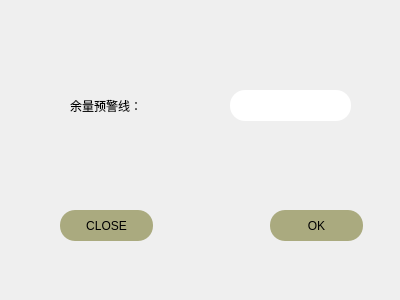
<?xml version="1.0" encoding="UTF-8"?>
<ui version="4.0">
 <class>warning_line</class>
 <widget class="QDialog" name="warning_line">
  <property name="geometry">
   <rect>
    <x>0</x>
    <y>0</y>
    <width>400</width>
    <height>300</height>
   </rect>
  </property>
  <property name="windowTitle">
   <string>Dialog</string>
  </property>
  <widget class="QLabel" name="label">
   <property name="geometry">
    <rect>
     <x>70</x>
     <y>90</y>
     <width>111</width>
     <height>31</height>
    </rect>
   </property>
   <property name="styleSheet">
    <string notr="true">font: 12pt &quot;宋体&quot;;</string>
   </property>
   <property name="text">
    <string>余量预警线：</string>
   </property>
  </widget>
  <widget class="QLineEdit" name="lineEdit">
   <property name="geometry">
    <rect>
     <x>230</x>
     <y>90</y>
     <width>121</width>
     <height>31</height>
    </rect>
   </property>
   <property name="styleSheet">
    <string notr="true">border-radius:15px;</string>
   </property>
  </widget>
  <widget class="QPushButton" name="pushButton">
   <property name="geometry">
    <rect>
     <x>270</x>
     <y>210</y>
     <width>93</width>
     <height>31</height>
    </rect>
   </property>
   <property name="styleSheet">
    <string notr="true">border-radius:15px;
background-color: rgb(170, 170, 127);
</string>
   </property>
   <property name="text">
    <string>OK</string>
   </property>
  </widget>
  <widget class="QWidget" name="widget" native="true">
   <property name="geometry">
    <rect>
     <x>0</x>
     <y>0</y>
     <width>401</width>
     <height>301</height>
    </rect>
   </property>
   <widget class="QPushButton" name="pushButton_2">
    <property name="geometry">
     <rect>
      <x>60</x>
      <y>210</y>
      <width>93</width>
      <height>31</height>
     </rect>
    </property>
    <property name="styleSheet">
     <string notr="true">border-radius:15px;
background-color: rgb(170, 170, 127);
</string>
    </property>
    <property name="text">
     <string>CLOSE</string>
    </property>
   </widget>
  </widget>
  <zorder>widget</zorder>
  <zorder>label</zorder>
  <zorder>lineEdit</zorder>
  <zorder>pushButton</zorder>
 </widget>
 <resources/>
 <connections/>
</ui>
